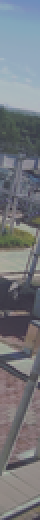
%> input picture 6to7/6to7.png, 20 x 260 px, shrunk from 147 x 1920 before the run (shown 2 times larger)
$ octave main.m   (GNU Octave 9; MATLAB toolbox functions it lacks are replaced by stand-ins)
%> lines starting %> are read from the running program, lines starting %| are printed output that depends on the picture
### HHM.m
function [map] = HHM(im_tgt,im_src)
%UNTITLED 此处显示有关此函数的摘要
%   此处显示详细说明
    [H,W,~] = size(im_src);
    pixel_num = H*W;
    im_tgt = imresize(im_tgt,[H W]);
    x = 1:256;
    %%
    %get pixel number
    na = zeros(3,256);  %每个亮度的像素数  a是tgt,  b是src
    Sa = zeros(3,256);  %积分
    nb = zeros(3,256);
    Sb = zeros(3,256);
    for c = 1:3
        [na(c,:),~] = imhist(im_tgt(:,:,c));
        [nb(c,:),~] = imhist(im_src(:,:,c));
    end


    Sa(:,1) = na(:,1);
    Sb(:,1) = nb(:,1);
    for n = 2:256
        Sa(:,n) = Sa(:,n-1) + na(:,n);
        Sb(:,n) = Sb(:,n-1) + nb(:,n);
    end
    %%
    %build map
    map = [x;x;x];
    index = ones(3,256);   %index 记录累计直方图小于阈值的区间，用0表示，否则index为1
    threshold_a = Th(na,pixel_num);
    threshold_b = Th(nb,pixel_num);
    for c = 1:3
        gradient=zeros(c,257);   %记录有几个端点值
        srcMax = max(max(im_src(:,:,c)))+1;
        srcMin = min(min(im_src(:,:,c)))+1;
        for a = 1:256
            b = 1;
            while Sa(c,a) > Sb(c,b)
                b = b+1;
                if b>srcMax
                    b=srcMax;       %改成src最大值
                    break
                end
            end
            if b<srcMin
                b=srcMin;
            end
            map(c,a) = b;
            if na(c,a)<threshold_a(c)
                map(c,a) = nan;
                index(c,a)=0;
            end
            if nb(c,b)<threshold_b(c)
                map(c,a) = nan;
                index(c,a)=0;
            end
        end
        map(c,1)=srcMin;  %设定端点值
        map(c,256)=srcMax;
        index(c,1)=1;     %标记0，256两个点为已知点
        index(c,256)=1;
    end
    gradient(:,2:256) = index(:,2:256)-index(:,1:255);
    gradient(:,1) = 0;
    region = zeros(3,20,2);   %(通道，空缺区域序号，开始/结束）
    XX = zeros(3,20,2); %(通道，空缺序号，实线上三个点横坐标）
    YY = zeros(3,20,2); %(通道，空缺序号，三个点纵坐标）
    for c=1:3
        n_re = 0;
        for a = 1:256
            if gradient(c,a)==-1
                n_re = n_re+1;
                region(c,n_re,1)=a;
            elseif gradient(c,a)==1
                region(c,n_re,2)=a-1;
            end
        end
        for num = 1:n_re
            XX(c,num,1)=region(c,num,1)-1;
            YY(c,num,1)=map(c,XX(c,num,1));
            XX(c,num,2)=region(c,num,2)+1;
            YY(c,num,2)=map(c,XX(c,num,2));
            p = polyfit(XX(c,num,:),YY(c,num,:),1);
            for a=region(c,num,1):region(c,num,2)
                map(c,a)=polyval(p,a);
            end
        end
    end
    %%
    %show map
    x = 1:256;
    map(1,:) = smooth(map(1,x),15);
    map(2,:) = smooth(map(2,x),15);
    map(3,:) = smooth(map(3,x),15);
end

### Th.m
function output = Th(na,pixel_num)
%TH 输入直方图和总像素数，输出对直方图从小到大排序后，刚好达到总像素值5%的像素值对应的直方图大小.
B = zeros(3,256);
Sa = zeros(3,256);
threshold = zeros(1,3);
for c=1:3
    [B(c,:),index]=sortrows(na(c,:)');
    Sa(c,1) = B(c,1);
    for n = 2:256
        Sa(c,n) = Sa(c,n-1) + B(c,n);
    end
    number=1;
    while Sa(c,number)<pixel_num/20
        number = number+1;
    end
    threshold(c)=na(c,index(number));
    output=threshold;
end

### PA.m
function output =  PA(map,input)
%PA 此处显示有关此函数的摘要
%   此处显示详细说明
im = input;
[h,w,~] = size(im);
for c = 1:3
    for i = 1:h
       for j = 1:w
           im(i,j,c) = map(c,im(i,j,c)+1 ) -1;
       end
    end
end
output=im;
end

### main.m
imsrc=imread('6to7/6to7.png');
%> imsrc is the input picture: size 260x20x3 uint8; mean R, G, B 116.7, 119.6, 124.9
imtgt=imread('6to7/7to6.png');
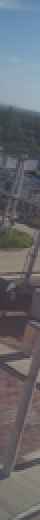
%> input picture 6to7/7to6.png, 20 x 260 px, shrunk from 147 x 1920 before the run (shown 2 times larger)
%> imtgt is the input picture: size 260x20x3 uint8; mean R, G, B 103, 105, 110.2
im=imread('6to7/7.png');
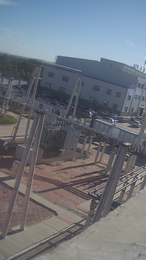
%> input picture 6to7/7.png, 146 x 260 px, shrunk from 1080 x 1920 before the run
%> im is the input picture: size 260x146x3 uint8; mean R, G, B 111.1, 116.4, 125.1
[map]=HHM(imtgt,imsrc);
%> after the loop in HHM, `for c = 1:3`: na = 256 columns, first 8: [0 0 0 0 0 0 0 0; 0 0 0 0 0 0 0 0; 0 0 0 0 0 0 0 0]; nb has the same summary as na
%> after the loop in HHM, `for n = 2:256`: Sa has the same summary as na; Sb has the same summary as na
%> the loop in Th, `for c=1:3` made 3 passes
%> output on passes 1 to 3: [28 0 0], [28 21 0], [28 21 22]
%> after the loop in Th, `for c=1:3`: B has the same summary as na in HHM; Sa has the same summary as na in HHM; threshold = [28 21 22]
%> the loop in Th (call 2), `for c=1:3` made 3 passes
%> output on passes 1 to 3: [21 0 0], [21 20 0], [21 20 23]
%> in HHM, `threshold_b = Th(nb,pixel_num);`: threshold_b = [21 20 23]
%> the loop in HHM, `for c = 1:3` made 3 passes
%> (srcMax, srcMin) on passes 1 to 3: (188, 56), (188, 53), (196, 64)
%> after the loop in HHM, `for c = 1:3`: index = 256 columns, first 8: [1 0 0 0 0 0 0 0; 1 0 0 0 0 0 0 0; 1 0 0 0 0 0 0 0]; map = 256 columns, first 8: [56 NaN NaN NaN NaN NaN NaN NaN; 53 NaN NaN NaN NaN NaN NaN NaN; 64 NaN NaN NaN NaN NaN NaN NaN]
%> after the loop in HHM, `for c=1:3`: map = 256 columns, first 8: [56 56.1 56.21 56.31 56.41 56.52 56.62 56.72; 53 53.07 53.15 53.22 53.3 53.37 53.44 53.52; 64 64.08 64.17 64.25 64.34 64.42 64.51 64.59]
correct=PA(map,im);
%> after the loop in PA, `for c = 1:3`:
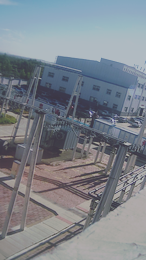
%> im: size 260x146x3 uint8; mean R, G, B 125.1, 131, 139
imwrite(correct,'6to7/output7test.png');
